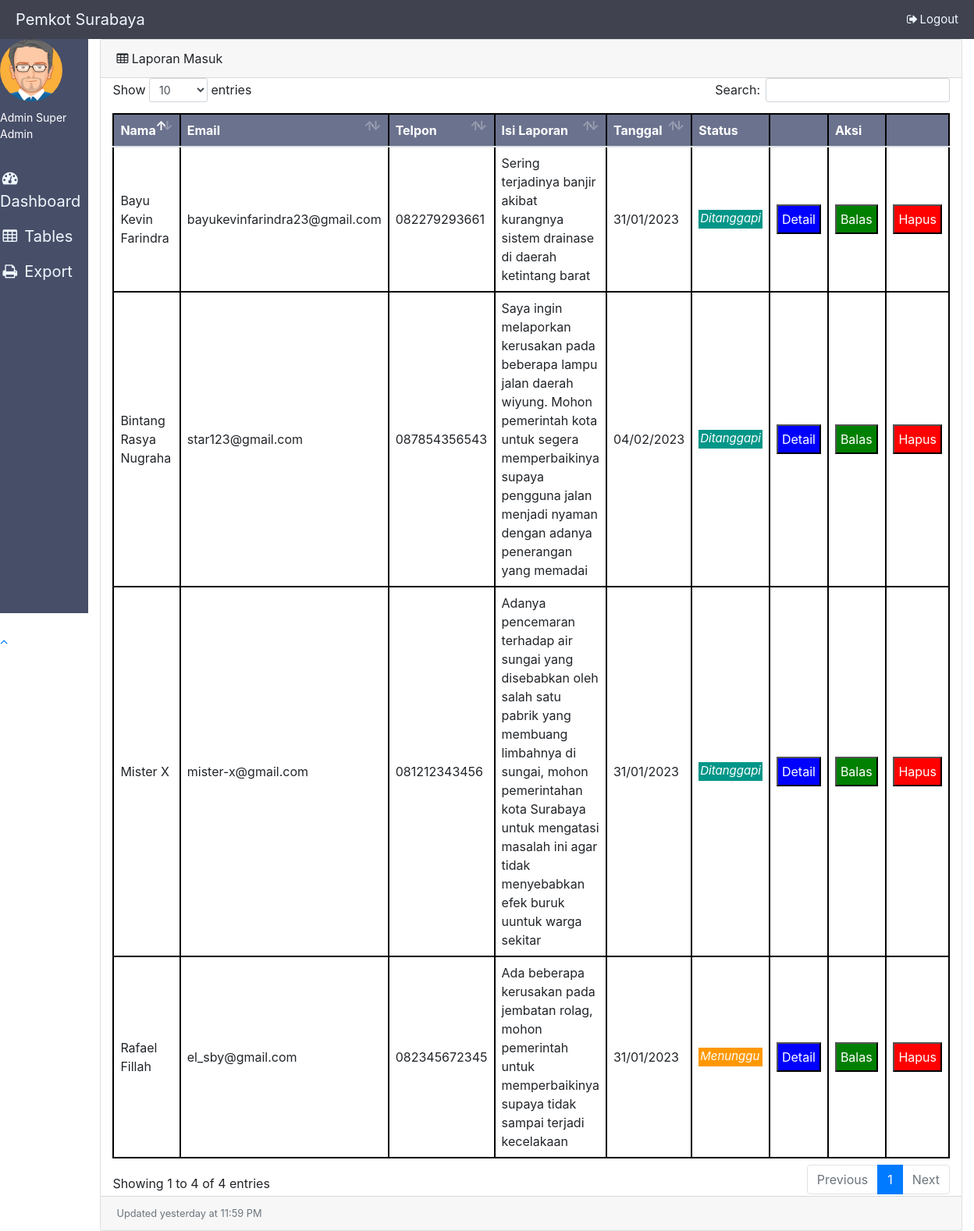
The app's page /admin/tables.php (signed in) with its own data.
### tables this page shows
CREATE TABLE `divisi` (
  `id_divisi` int(11) NOT NULL,
  `nama_divisi` varchar(64) NOT NULL
);

CREATE TABLE `laporan` (
  `id` int(11) NOT NULL,
  `nama` varchar(64) NOT NULL,
  `email` varchar(64) NOT NULL,
  `telpon` varchar(12) NOT NULL,
  `alamat` varchar(256) NOT NULL,
  `tujuan` int(11) NOT NULL,
  `isi` varchar(2048) NOT NULL,
  `tanggal` timestamp NOT NULL DEFAULT current_timestamp() ON UPDATE current_timestamp(),
  `status` varchar(12) NOT NULL
);

### admin/database.php (called while the page is built, shortened)
<?php
$db_host = "localhost";
$db_user = "root";
$db_pass = "";
$db_name = "kp";
try {
    $db = new PDO("mysql:host=$db_host;dbname=$db_name", $db_user, $db_pass);
} catch(PDOException $e) {
    die("Terjadi masalah: " . $e->getMessage());
}
function logged_admin () {
    global $db, $admin_login, $divisi, $id_admin;
    $sql = "SELECT * FROM admin, divisi WHERE admin.username = :username AND admin.divisi = divisi.id_divisi";
    $stmt = $db->prepare($sql);
    $stmt->bindValue(':username', $admin_login);
    $stmt->execute();
    foreach ($stmt as $col) {
        $divisi = $col['nama_divisi'];
    }
}

### admin/tables.php (the view, shortened to what this page needs)
<?php
    require_once("database.php");
    logged_admin ();
?>
<!DOCTYPE html>
<html lang="en">
<head>
  <link href="vendor/bootstrap/css/bootstrap.css" rel="stylesheet">
  <link href="vendor/font-awesome/css/font-awesome.min.css" rel="stylesheet" type="text/css">
  <link href="vendor/datatables/dataTables.bootstrap4.css" rel="stylesheet">
  <link href="table.css" rel="stylesheet">
</head>
<body class="fixed-nav sticky-footer" id="page-top">
  <header>
    <nav class="navbar" id="mainNav">
      <a class="judul" href="index">Pemkot Surabaya</a>
      <a class="btn-sigOut" href="logout">
        <i class="fa fa-fw fa-sign-out"></i>Logout
      </a>
    </nav>
  </header>
  <main class="container-isi">
    <aside class="containerAside">
      <div class="profile-main">
        <img alt="image" src="images/avatar1.png" width="80">
        <div class="wrapper-nameAdmin">
          <p>Admin <span><?php echo $divisi; ?></span></p>
        </div>
      </div>
      <nav class="nav-admin">
        <ul>
          <li>
            <a href="index">
              <i class="fa fa-fw fa-dashboard"></i>
              <span class="nav-link-text">Dashboard</span>
            </a>
          </li>
          <li>
            <a href="tables">
              <i class="fa fa-fw fa-table"></i>
              <span class="nav-link-text">Tables</span>
            </a>
          </li>
          <li>
            <a href="export">
              <i class="fa fa-fw fa-print"></i>
              <span class="nav-link-text">Export</span>
            </a>
          </li>
        </ul>
      </nav>
    </aside>
    <section>
      <div class="content-wrapper">
        <div class="container-fluid">
          <div class="card mb-3">
            <div class="card-header">
              <i class="fa fa-table"></i> Laporan Masuk
            </div>
            <table class="table " id="dataTable">
              <thead>
                <tr>
                  <th>Nama</th>
                  <th>Email</th>
                  <th>Telpon</th>
                  <th>Isi Laporan</th>
                  <th>Tanggal</th>
                  <th class="sorting_asc_disabled sorting_desc_disabled">Status</th>
                  <th class="th-no-border sorting_asc_disabled sorting_desc_disabled"></th>
                  <th class="th-no-border sorting_asc_disabled sorting_desc_disabled" style="text-align:right">Aksi
                  </th>
                  <th class="sorting_asc_disabled sorting_desc_disabled"></th>
                </tr>
              </thead>
              <tbody>
                <?php
    if ($id_admin > 0) {
        $statement = $db->query("SELECT * FROM laporan, divisi WHERE laporan.tujuan = divisi.id_divisi AND laporan.tujuan = $id_admin ORDER BY laporan.id DESC");
    } else {
        $statement = $db->query("SELECT * FROM `laporan` ORDER BY id DESC");
    }
    foreach ($statement as $key ) {
        $mysqldate = $key['tanggal'];
        $phpdate = strtotime($mysqldate);
        $tanggal = date( 'd/m/Y', $phpdate);
        $status  = $key['status'];
        if($status == "Ditanggapi") {
            $style_status = "<p style=\"background-color:#009688;color:#fff;padding-left:2px;padding-right:2px;padding-bottom:2px;margin-top:16px;font-size:15px;font-style:italic;\">Ditanggapi</p>";
        } else {
            $style_status = "<p style=\"background-color:#FF9800;color:#fff;padding-left:2px;padding-right:2px;padding-bottom:2px;margin-top:16px;font-size:15px;font-style:italic;\">Menunggu</p>";
        }
?>
                <tr>
                  <td><?php echo $key['nama']; ?></td>
                  <td><?php echo $key['email']; ?></td>
                  <td><?php echo $key['telpon']; ?></td>
                  <td><?php echo $key['isi']; ?></td>
                  <td><?php echo $tanggal; ?></td>
                  <td><?php echo $style_status; ?></td>
                  <td class="td-no-border">
                    <button type="button" class="btn-detail" data-toggle="modal"
                      data-target="#ModalDetail<?php echo $key['id']; ?>">
                      Detail
                    </button>
                  </td>
                  <td class="td-no-border">
                    <button type="button" class="btn-balas" data-toggle="modal"
                      data-target="#ModalBalas<?php echo $key['id']; ?>">
                      Balas
                    </button>
                  </td>
                  <td class="td-no-border">
                    <button type="button" class="btn-hapus" data-toggle="modal"
                      data-target="#ModalHapus<?php echo $key['id']; ?>">
                      Hapus
                    </button>
                  </td>
                </tr>
                <?php
    }
?>
              </tbody>
            </table>
            <div class="card-footer small text-muted">Updated yesterday at 11:59 PM</div>
          </div>
        </div>
    </section>
  </main>
  <footer class="sticky-footer">
    <div class="container">
      <div class="text-center">
        <small>Copyright © Dispenduk Bangkalan 2018</small>
      </div>
    </div>
  </footer>
  <a class="scroll-to-top rounded" href="#page-top">
    <i class="fa fa-angle-up"></i>
  </a>
</body>
</html>

### admin/table.css (style rules this page uses)
* { margin: 0; padding: 0; }
.navbar { display: flex; justify-content: space-between; background-color: #404250; padding: 10px 20px; }
.judul { font-size: 20px; text-decoration: none; color: aliceblue; }
.btn-sigOut { font-size: 15px; color: aliceblue; }
.container-isi { height: 92vh; display: flex; }
.wrapper-nameAdmin p { margin-top: 10px; color: white; font-size: 14px; }
.containerAside { width: 200px; display: flex; flex-direction: column; align-items: center; background-color: #474E68; }
.profile-main img { border-radius: 50%; }
.wrapper-nameAdmin { display: flex; }
.nav-admin ul li { list-style:none; margin: 15px 0; }
.nav-admin ul li a { color: aliceblue; font-size: 20px; text-decoration: none; }
table,tr, th, td { border: 2px solid black; border-collapse: collapse; }
table tr th { background-color: #6B728E; color: white; }
.btn-detail { background-color: blue; color:white; padding: 5px; }
.btn-balas { background-color: green; color:white; padding: 5px; }
.btn-hapus { background-color: red; color:white; padding: 5px; }

### records on screen
laporan: nama "Rafael Fillah", email "el_sby@gmail.com", telpon "082345672345", isi "Ada beberapa kerusakan pada jembatan rolag, mohon pemerintah untuk memperbaikinya supaya tidak sampai terjadi kecelakaan", tanggal "31/01/2023", status "Menunggu"
laporan: nama "Bintang Rasya Nugraha", email "star123@gmail.com", telpon "087854356543", isi "Saya ingin melaporkan kerusakan pada beberapa lampu jalan daerah wiyung. Mohon pemerintah kota untuk segera memperbaikinya supaya pengguna jalan menjadi nyaman dengan adanya penerangan yang memadai", tanggal "04/02/2023", status "Ditanggapi"
laporan: nama "Mister X", email "mister-x@gmail.com", telpon "081212343456", isi "Adanya pencemaran terhadap air sungai yang disebabkan oleh salah satu pabrik yang membuang limbahnya di sungai, mohon pemerintahan kota Surabaya untuk mengatasi masalah ini agar tidak menyebabkan efek buruk uuntuk warga sekitar", tanggal "31/01/2023", status "Ditanggapi"
laporan: nama "Bayu Kevin Farindra", email "bayukevinfarindra23@gmail.com", telpon "082279293661", isi "Sering terjadinya banjir akibat kurangnya sistem drainase di daerah ketintang barat", tanggal "31/01/2023", status "Ditanggapi"

### other values on screen
$divisi "Super Admin"
